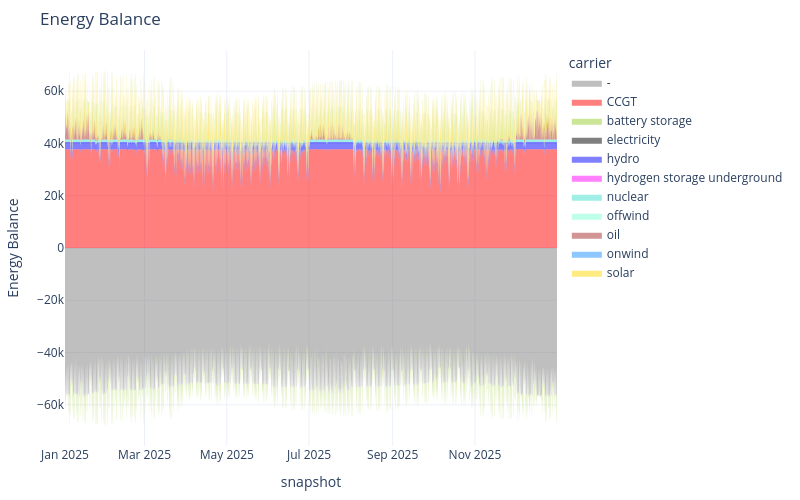

The code cell stored with this chart in its notebook:
### Code cell
n.statistics.energy_balance.iplot()

### Figure 1 — Plotly figure (JSON) as saved in the notebook; plotly's stock layout.template omitted (floating-point values rounded to 4 significant figures; data arrays with more than 128 entries replaced by an {"elided": "..."} marker saying what was removed)
{"data": [{"fillpattern": {"shape": ""}, "hovertemplate": "carrier=CCGT<br>snapshot=%{x}<br>Energy Balance=%{y}<extra></extra>", "legendgroup": "CCGT", "line": {"color": "red", "width": 0}, "marker": {"symbol": "circle"}, "mode": "lines", "name": "CCGT", "orientation": "v", "showlegend": false, "stackgroup": "positive", "type": "scatter", "x": {"elided": "2920 str values"}, "xaxis": "x", "y": {"elided": "2920 float values"}, "yaxis": "y"}, {"fillpattern": {"shape": ""}, "hovertemplate": "carrier=hydro<br>snapshot=%{x}<br>Energy Balance=%{y}<extra></extra>", "legendgroup": "hydro", "line": {"color": "blue", "width": 0}, "marker": {"symbol": "circle"}, "mode": "lines", "name": "hydro", "orientation": "v", "showlegend": false, "stackgroup": "positive", "type": "scatter", "x": {"elided": "2920 str values"}, "xaxis": "x", "y": {"elided": "2920 float values"}, "yaxis": "y"}, {"fillpattern": {"shape": ""}, "hovertemplate": "carrier=nuclear<br>snapshot=%{x}<br>Energy Balance=%{y}<extra></extra>", "legendgroup": "nuclear", "line": {"color": "turquoise", "width": 0}, "marker": {"symbol": "circle"}, "mode": "lines", "name": "nuclear", "orientation": "v", "showlegend": false, "stackgroup": "positive", "type": "scatter", "x": {"elided": "2920 str values"}, "xaxis": "x", "y": {"elided": "2920 float values"}, "yaxis": "y"}, {"fillpattern": {"shape": ""}, "hovertemplate": "carrier=offwind<br>snapshot=%{x}<br>Energy Balance=%{y}<extra></extra>", "legendgroup": "offwind", "line": {"color": "aquamarine", "width": 0}, "marker": {"symbol": "circle"}, "mode": "lines", "name": "offwind", "orientation": "v", "showlegend": false, "stackgroup": "positive", "type": "scatter", "x": {"elided": "2881 str values"}, "xaxis": "x", "y": {"elided": "2881 float values"}, "yaxis": "y"}, {"fillpattern": {"shape": ""}, "hovertemplate": "carrier=oil<br>snapshot=%{x}<br>Energy Balance=%{y}<extra></extra>", "legendgroup": "oil", "line": {"color": "brown", "width": 0}, "marker": {"symbol": "circle"}, "mode": "lines", "name": "oil", "orientation": "v", "showlegend": false, "stackgroup": "positive", "type": "scatter", "x": {"elided": "2920 str values"}, "xaxis": "x", "y": {"elided": "2920 float values"}, "yaxis": "y"}, {"fillpattern": {"shape": ""}, "hovertemplate": "carrier=onwind<br>snapshot=%{x}<br>Energy Balance=%{y}<extra></extra>", "legendgroup": "onwind", "line": {"color": "dodgerblue", "width": 0}, "marker": {"symbol": "circle"}, "mode": "lines", "name": "onwind", "orientation": "v", "showlegend": false, "stackgroup": "positive", "type": "scatter", "x": {"elided": "2920 str values"}, "xaxis": "x", "y": {"elided": "2920 float values"}, "yaxis": "y"}, {"fillpattern": {"shape": ""}, "hovertemplate": "carrier=solar<br>snapshot=%{x}<br>Energy Balance=%{y}<extra></extra>", "legendgroup": "solar", "line": {"color": "gold", "width": 0}, "marker": {"symbol": "circle"}, "mode": "lines", "name": "solar", "orientation": "v", "showlegend": false, "stackgroup": "positive", "type": "scatter", "x": {"elided": "1817 str values"}, "xaxis": "x", "y": {"elided": "1817 float values"}, "yaxis": "y"}, {"fillpattern": {"shape": ""}, "hovertemplate": "carrier=battery storage<br>snapshot=%{x}<br>Energy Balance=%{y}<extra></extra>", "legendgroup": "battery storage", "line": {"color": "yellowgreen", "width": 0}, "marker": {"symbol": "circle"}, "mode": "lines", "name": "battery storage", "orientation": "v", "showlegend": false, "stackgroup": "positive", "type": "scatter", "x": {"elided": "1429 str values"}, "xaxis": "x", "y": {"elided": "1429 float values"}, "yaxis": "y"}, {"fillpattern": {"shape": ""}, "hovertemplate": "carrier=hydrogen storage underground<br>snapshot=%{x}<br>Energy Balance=%{y}<extra></extra>", "legendgroup": "hydrogen storage underground", "line": {"color": "magenta", "width": 0}, "marker": {"symbol": "circle"}, "mode": "lines", "name": "hydrogen storage underground", "orientation": "v", "showlegend": false, "stackgroup": "positive", "type": "scatter", "x": {"elided": "688 str values"}, "xaxis": "x", "y": {"elided": "688 float values"}, "yaxis": "y"}, {"fillpattern": {"shape": ""}, "hovertemplate": "carrier=-<br>snapshot=%{x}<br>Energy Balance=%{y}<extra></extra>", "legendgroup": "-", "line": {"color": "gray", "width": 0}, "marker": {"symbol": "circle"}, "mode": "lines", "name": "-", "orientation": "v", "showlegend": false, "stackgroup": "negative", "type": "scatter", "x": {"elided": "2920 str values"}, "xaxis": "x", "y": {"elided": "2920 float values"}, "yaxis": "y"}, {"fillpattern": {"shape": ""}, "hovertemplate": "carrier=battery storage<br>snapshot=%{x}<br>Energy Balance=%{y}<extra></extra>", "legendgroup": "battery storage", "line": {"color": "yellowgreen", "width": 0}, "marker": {"symbol": "circle"}, "mode": "lines", "name": "battery storage", "orientation": "v", "showlegend": false, "stackgroup": "negative", "type": "scatter", "x": {"elided": "1491 str values"}, "xaxis": "x", "y": {"elided": "1491 float values"}, "yaxis": "y"}, {"fillpattern": {"shape": ""}, "hovertemplate": "carrier=hydrogen storage underground<br>snapshot=%{x}<br>Energy Balance=%{y}<extra></extra>", "legendgroup": "hydrogen storage underground", "line": {"color": "magenta", "width": 0}, "marker": {"symbol": "circle"}, "mode": "lines", "name": "hydrogen storage underground", "orientation": "v", "showlegend": false, "stackgroup": "negative", "type": "scatter", "x": {"elided": "2232 str values"}, "xaxis": "x", "y": {"elided": "2232 float values"}, "yaxis": "y"}, {"fillpattern": {"shape": ""}, "hovertemplate": "carrier=-<br>snapshot=%{x}<br>Energy Balance=%{y}<extra></extra>", "legendgroup": "-", "line": {"color": "gray", "width": 0}, "marker": {"symbol": "circle"}, "mode": "lines", "name": "-", "orientation": "v", "showlegend": true, "stackgroup": "1", "type": "scatter", "x": ["2025-12-31T21:00:00.000000000"], "xaxis": "x", "y": [NaN], "yaxis": "y"}, {"fillpattern": {"shape": ""}, "hovertemplate": "carrier=CCGT<br>snapshot=%{x}<br>Energy Balance=%{y}<extra></extra>", "legendgroup": "CCGT", "line": {"color": "red", "width": 0}, "marker": {"symbol": "circle"}, "mode": "lines", "name": "CCGT", "orientation": "v", "showlegend": true, "stackgroup": "1", "type": "scatter", "x": ["2025-12-31T21:00:00.000000000"], "xaxis": "x", "y": [NaN], "yaxis": "y"}, {"fillpattern": {"shape": ""}, "hovertemplate": "carrier=battery storage<br>snapshot=%{x}<br>Energy Balance=%{y}<extra></extra>", "legendgroup": "battery storage", "line": {"color": "yellowgreen", "width": 0}, "marker": {"symbol": "circle"}, "mode": "lines", "name": "battery storage", "orientation": "v", "showlegend": true, "stackgroup": "1", "type": "scatter", "x": ["2025-12-31T21:00:00.000000000"], "xaxis": "x", "y": [NaN], "yaxis": "y"}, {"fillpattern": {"shape": ""}, "hovertemplate": "carrier=electricity<br>snapshot=%{x}<br>Energy Balance=%{y}<extra></extra>", "legendgroup": "electricity", "line": {"color": "black", "width": 0}, "marker": {"symbol": "circle"}, "mode": "lines", "name": "electricity", "orientation": "v", "showlegend": true, "stackgroup": "1", "type": "scatter", "x": ["2025-12-31T21:00:00.000000000"], "xaxis": "x", "y": [NaN], "yaxis": "y"}, {"fillpattern": {"shape": ""}, "hovertemplate": "carrier=hydro<br>snapshot=%{x}<br>Energy Balance=%{y}<extra></extra>", "legendgroup": "hydro", "line": {"color": "blue", "width": 0}, "marker": {"symbol": "circle"}, "mode": "lines", "name": "hydro", "orientation": "v", "showlegend": true, "stackgroup": "1", "type": "scatter", "x": ["2025-12-31T21:00:00.000000000"], "xaxis": "x", "y": [NaN], "yaxis": "y"}, {"fillpattern": {"shape": ""}, "hovertemplate": "carrier=hydrogen storage underground<br>snapshot=%{x}<br>Energy Balance=%{y}<extra></extra>", "legendgroup": "hydrogen storage underground", "line": {"color": "magenta", "width": 0}, "marker": {"symbol": "circle"}, "mode": "lines", "name": "hydrogen storage underground", "orientation": "v", "showlegend": true, "stackgroup": "1", "type": "scatter", "x": ["2025-12-31T21:00:00.000000000"], "xaxis": "x", "y": [NaN], "yaxis": "y"}, {"fillpattern": {"shape": ""}, "hovertemplate": "carrier=nuclear<br>snapshot=%{x}<br>Energy Balance=%{y}<extra></extra>", "legendgroup": "nuclear", "line": {"color": "turquoise", "width": 0}, "marker": {"symbol": "circle"}, "mode": "lines", "name": "nuclear", "orientation": "v", "showlegend": true, "stackgroup": "1", "type": "scatter", "x": ["2025-12-31T21:00:00.000000000"], "xaxis": "x", "y": [NaN], "yaxis": "y"}, {"fillpattern": {"shape": ""}, "hovertemplate": "carrier=offwind<br>snapshot=%{x}<br>Energy Balance=%{y}<extra></extra>", "legendgroup": "offwind", "line": {"color": "aquamarine", "width": 0}, "marker": {"symbol": "circle"}, "mode": "lines", "name": "offwind", "orientation": "v", "showlegend": true, "stackgroup": "1", "type": "scatter", "x": ["2025-12-31T21:00:00.000000000"], "xaxis": "x", "y": [NaN], "yaxis": "y"}, {"fillpattern": {"shape": ""}, "hovertemplate": "carrier=oil<br>snapshot=%{x}<br>Energy Balance=%{y}<extra></extra>", "legendgroup": "oil", "line": {"color": "brown", "width": 0}, "marker": {"symbol": "circle"}, "mode": "lines", "name": "oil", "orientation": "v", "showlegend": true, "stackgroup": "1", "type": "scatter", "x": ["2025-12-31T21:00:00.000000000"], "xaxis": "x", "y": [NaN], "yaxis": "y"}, {"fillpattern": {"shape": ""}, "hovertemplate": "carrier=onwind<br>snapshot=%{x}<br>Energy Balance=%{y}<extra></extra>", "legendgroup": "onwind", "line": {"color": "dodgerblue", "width": 0}, "marker": {"symbol": "circle"}, "mode": "lines", "name": "onwind", "orientation": "v", "showlegend": true, "stackgroup": "1", "type": "scatter", "x": ["2025-12-31T21:00:00.000000000"], "xaxis": "x", "y": [NaN], "yaxis": "y"}, {"fillpattern": {"shape": ""}, "hovertemplate": "carrier=solar<br>snapshot=%{x}<br>Energy Balance=%{y}<extra></extra>", "legendgroup": "solar", "line": {"color": "gold", "width": 0}, "marker": {"symbol": "circle"}, "mode": "lines", "name": "solar", "orientation": "v", "showlegend": true, "stackgroup": "1", "type": "scatter", "x": ["2025-12-31T21:00:00.000000000"], "xaxis": "x", "y": [NaN], "yaxis": "y"}], "layout": {"height": 500, "hovermode": "x", "legend": {"title": {"text": "carrier"}, "tracegroupgap": 0}, "margin": {"b": 50, "l": 50, "r": 50, "t": 50}, "title": {"text": "Energy Balance"}, "width": 800, "xaxis": {"anchor": "y", "domain": [0, 1], "title": {"text": "snapshot"}}, "yaxis": {"anchor": "x", "domain": [0, 1], "title": {"text": "Energy Balance"}}}}
